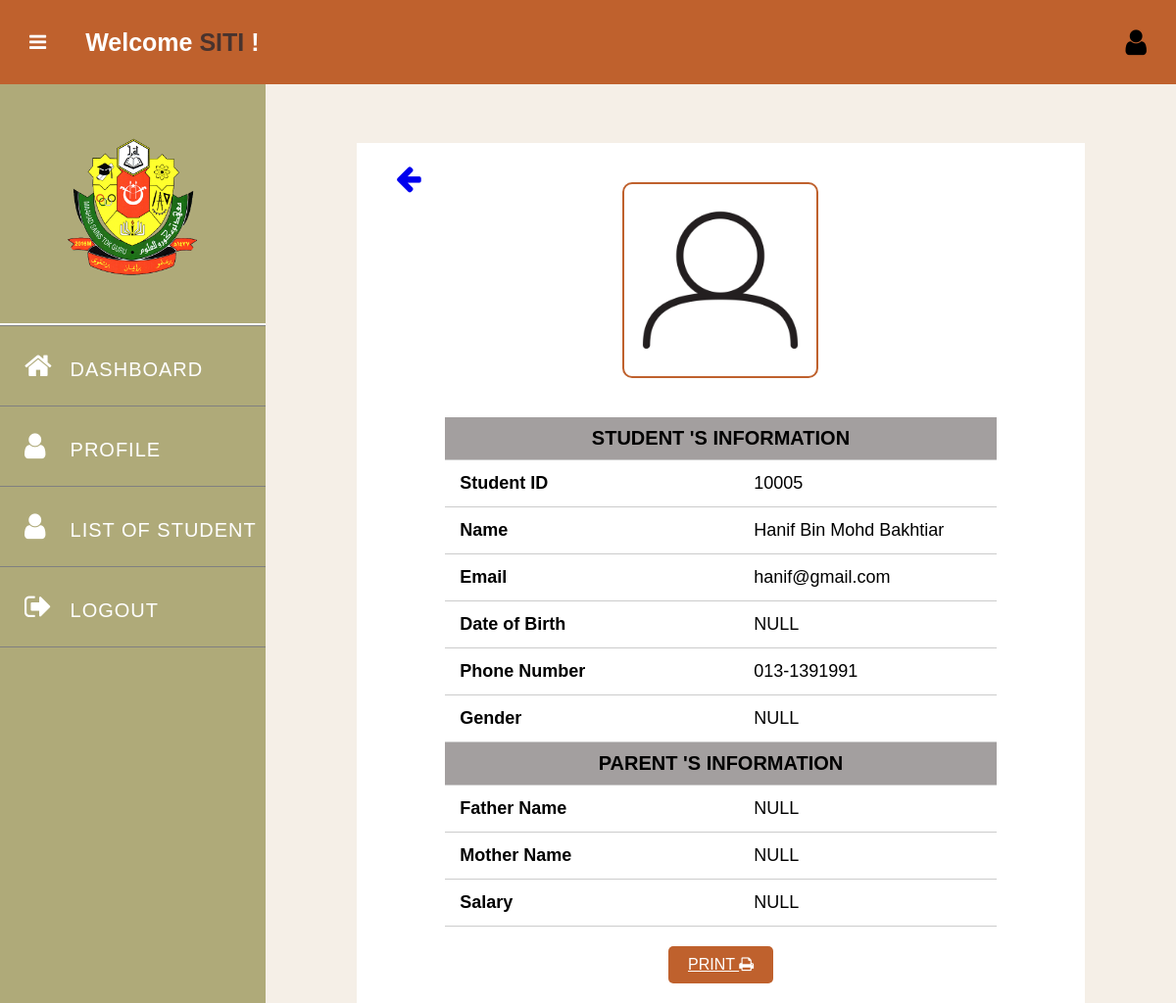
Screenshot of /viewstudent.php?id=10005 (signed in) with the database file from the repository.
### tables this page shows
CREATE TABLE `clerk` (
  `CLERKID` int NOT NULL,
  `CLERKNAME` varchar(255) NOT NULL,
  `CLERKPNO` varchar(12) DEFAULT NULL,
  `CLERKDOB` date DEFAULT NULL,
  `CLERKEMAIL` varchar(50) DEFAULT NULL,
  `CLERKTYPE` varchar(10) DEFAULT NULL,
  `CLERKPASSWORD` varchar(30) NOT NULL,
  `CLERKIMAGE` varchar(255) DEFAULT NULL,
  `STATUS` varchar(50) DEFAULT NULL
);

CREATE TABLE `student` (
  `STUID` int NOT NULL,
  `STUNAME` varchar(255) NOT NULL,
  `STUPNO` varchar(12) NOT NULL,
  `STUEMAIL` varchar(50) NOT NULL,
  `STUPASSWORD` varchar(30) NOT NULL,
  `STUGENDER` varchar(6) DEFAULT NULL,
  `STUADDRESS` varchar(255) DEFAULT NULL,
  `STUDOB` date DEFAULT NULL,
  `FATHERNAME` varchar(255) DEFAULT NULL,
  `MOTHERNAME` varchar(255) DEFAULT NULL,
  `SALARY` decimal(10,2) DEFAULT NULL,
  `STUIMAGE` varchar(255) DEFAULT NULL,
  `STATUS` varchar(50) DEFAULT NULL
);

### viewstudent.php (the view, shortened to what this page needs)
<?php
require_once("dbConnect.php");
$username = $_SESSION['username'];
$sql = "SELECT CLERKNAME FROM clerk WHERE CLERKID = ?";
$stmt = $dbCon->prepare($sql);
$stmt->bind_param("s", $username);
$stmt->execute();
$stmt->store_result();
$stmt->bind_result($fullName);
$firstName = strtoupper(strtok($fullName, ' '));
if(isset($_GET['id'])){
    $STUID = $_GET['id'];
    $sql = "SELECT * FROM student WHERE STUID = '$STUID'";
    $result = $dbCon->query($sql);
    $row = $result->fetch_assoc();
    $STUID = $row['STUID'];
    $STUNAME = $row['STUNAME'];
    $STUEMAIL = $row['STUEMAIL'];
    $STUPNO = $row['STUPNO'];
    $STUDOB = $row['STUDOB'];
    $STUGENDER = $row['STUGENDER'];
    $FATHERNAME = $row['FATHERNAME'];
    $MOTHERNAME = $row['MOTHERNAME'];
    $SALARY = $row['SALARY'];
    $STUDENTIMAGE = $row['STUIMAGE'];
} else{
    echo "<script>alert('No student ID is set.');</script>";
}
?>
<!DOCTYPE html>
<html lang="en">
<head>
    <link rel="stylesheet" href="https://stackpath.bootstrapcdn.com/font-awesome/4.7.0/css/font-awesome.min.css">
</head>
<body>
    <div class="header">
        <label for="checkbox">
            <i id="navbtn" class="fa fa-bars" aria-hidden="true"></i>
        </label>
        <h2 class="welcome-name">Welcome <span style="color: #48332E;"><?php echo htmlspecialchars($firstName); ?></span> !</h2>
        <div class="right-icon">
            <a href="ClerkProfile.php">
                <i class="fa fa-user" aria-hidden="true"></i>
            </a>
        </div>
    </div>
    <div class="body">
        <nav class="side-bar">
            <div class="user-p">
                <img src="logo.png" alt=""/>
            </div>
            <ul>
                <li >
                    <a href="ClerkDashboard.php">
                        <i class="fa fa-home" aria-hidden="true"></i>
                        <span style="padding-left:10px;">DASHBOARD</span>
                    </a>
                </li>
                <li>
                    <a href="studentprofile.php">
                        <i class="fa fa-user" aria-hidden="true"></i>
                        <span style="padding-left:10px;">PROFILE</span>
                    </a>
                </li>
                <li>
                    <a href="listofstudent.php">
                        <i class="fa fa-user" aria-hidden="true"></i>
                        <span style="padding-left:10px;">LIST OF STUDENT</span>
                    </a>
                </li>
                <li style="border-bottom: 1px solid grey;">
                    <a href="logout.php">
                        <i class="fa fa-sign-out" aria-hidden="true"></i>
                        <span style="padding-left:10px;">LOGOUT</span>
                    </a>
                </li>
            </ul>
        </nav>
        <section class="section-1">
            <div class="profile-wrap">
                <button class="back-button"><a href="listofstudent.php"><i class="fa fa-arrow-left" aria-hidden="true"></i></a></button>
                <div class="image-frame">
                <img src="<?php echo !empty($STUDENTIMAGE) ? 'STUDENT/' . htmlspecialchars($STUDENTIMAGE) : 'default-profile.png'; ?>" alt="Profile Picture">
                </div>
                <table class="table-class">
                    <tr>
                        <th colspan="2">STUDENT 'S INFORMATION</th>
                    </tr>
                    <tr>
                        <td><b>Student ID</b></td>
                        <td><?= isset($STUID) ? $STUID : 'NULL'?></td>
                    </tr>
                    <tr>
                        <td><b>Name</b></td>
                        <td><?= isset($STUNAME) ? $STUNAME : 'NULL'?></td>
                    </tr>
                    <tr>
                        <td><b>Email</b></td>
                        <td><?= isset($STUEMAIL) ? $STUEMAIL : 'NULL'?></td>
                    </tr>
                    <tr>
                        <td><b>Date of Birth</b></td>
                        <td><?= isset($STUDOB) ? $STUDOB : 'NULL'?></td>
                    </tr>
                    <tr>
                        <td><b>Phone Number</b></td>
                        <td><?= isset($STUPNO) ? $STUPNO : 'NULL'?></td>
                    </tr>
                    <tr>
                        <td><b>Gender</b></td>
                        <td><?= isset($STUGENDER) ? $STUGENDER : 'NULL'?></td>
                    </tr>
                    <tr>
                        <th colspan="2">PARENT 'S INFORMATION</th>
                    </tr>
                    <tr>
                        <td><b>Father Name</b></td>
                        <td><?= isset($FATHERNAME) ? $FATHERNAME : 'NULL'?></td>
                    </tr>
                    <tr>
                        <td><b>Mother Name</b></td>
                        <td><?= isset($MOTHERNAME) ? $MOTHERNAME : 'NULL'?></td>
                    </tr>
                    <tr>
                        <td><b>Salary</b></td>
                        <td><?= isset($SALARY) ? "RM ".$SALARY : 'NULL'?></td>
                    </tr>
                </table>
                <a id="printbtn" href="printStudentReport.php?id=<?= $STUID; ?>">PRINT <i class='fa fa-print' aria-hidden='true'></i></a>
            </div>
        </section>
    </div>
</body>
</html>

### viewstudent.php (style rules this page uses)
* { padding: 0; margin: 0; box-sizing: border-box; font-family: arial, sans-serif; }
.header { display: flex; align-items: center; padding: 28px 30px; background: #BF612D; color: white; }
.welcome-name { font-size: 25px; margin-left: 40px; }
.header i { font-size: 30px; cursor: pointer; color: #black; }
.header a { text-decoration: none; color: black; }
.right-icon { margin-left: auto; }
.right-icon i { margin-right: 15px; }
.right-icon i:last-child { margin-right: 0; }
.user-p { text-align: center; padding-top: 50px; }
.user-p img { width: 150px; height: 150px; border-radius: 50%; }
.body { display: flex; }
.side-bar { width: 350px; background: #AFAA79; min-height: 100vh; transition: 500ms width; }
.side-bar ul { margin-top: 40px; list-style: none; border-top: 2px solid white; }
.side-bar ul li { font-size: 20px; padding: 25px 0px; padding-left: 25px; transition: background 500ms; white-space: nowrap; overflow: hidden; text-overflow: ellipsis; border: none; border-top: 1px solid grey; }
.side-bar ul li a { text-decoration: none; color: white; cursor: pointer; letter-spacing: 1px; }
.side-bar i { display: inline-block; padding-right: 10px; width: 30px; vertical-align: center; font-size: 25px; color: white; }
.side-bar ul li a { text-decoration: none; color: #black; cursor: pointer; letter-spacing: 1px; }
.side-bar ul li a i { display: inline-block; padding-right: 10px; font-size: 30px; }
.section-1 { width: 100%; background-color: #F5EFE7; background-size: cover; background-position: center; display: flex; align-items: center; flex-direction: column; }
#navbtn { display: inline-block; left: 20px; font-size: 20px; transition: 500ms color; color: #black; }
.profile-wrap { width: 80%; background-color: white; display: flex; align-items: center; justify-content: center; flex-direction: column; padding: 20px; margin-top: 60px; position: relative; }
.back-button { background: none; border: none; position: absolute; top: 20px; left: 40px; font-size: 30px; color: black; }
.image-frame { width: 200px; height: 200px; overflow: hidden; border-radius: 5%; margin-bottom: 20px; border: 2px solid #BF612D; display: flex; margin-top: 20px; }
.image-frame img { width: 100%; height: auto; }
.table-class { margin-top: 20px; width: 80%; border-collapse: collapse; }
.table-class th { font-size: 20px; background-color: #A39F9F; padding: 10px; border-bottom: 1px solid #ccc; }
.table-class td { padding: 13px 15px; font-size: 18px; border-bottom: 1px solid #ccc; }
.table-class tr { border-bottom: 1px solid #ccc; }
.table-class td:first-child { width: 300px; }
#printbtn { background-color: #BF612D; color: white; padding: 10px 20px; border: none; border-radius: 5px; margin-top: 20px; cursor: pointer; }

### rows the page displays
clerk: CLERKNAME "SITI"
student: STUID "10005", STUNAME "Hanif Bin Mohd Bakhtiar", STUEMAIL "hanif@gmail.com", STUPNO "013-1391991"
